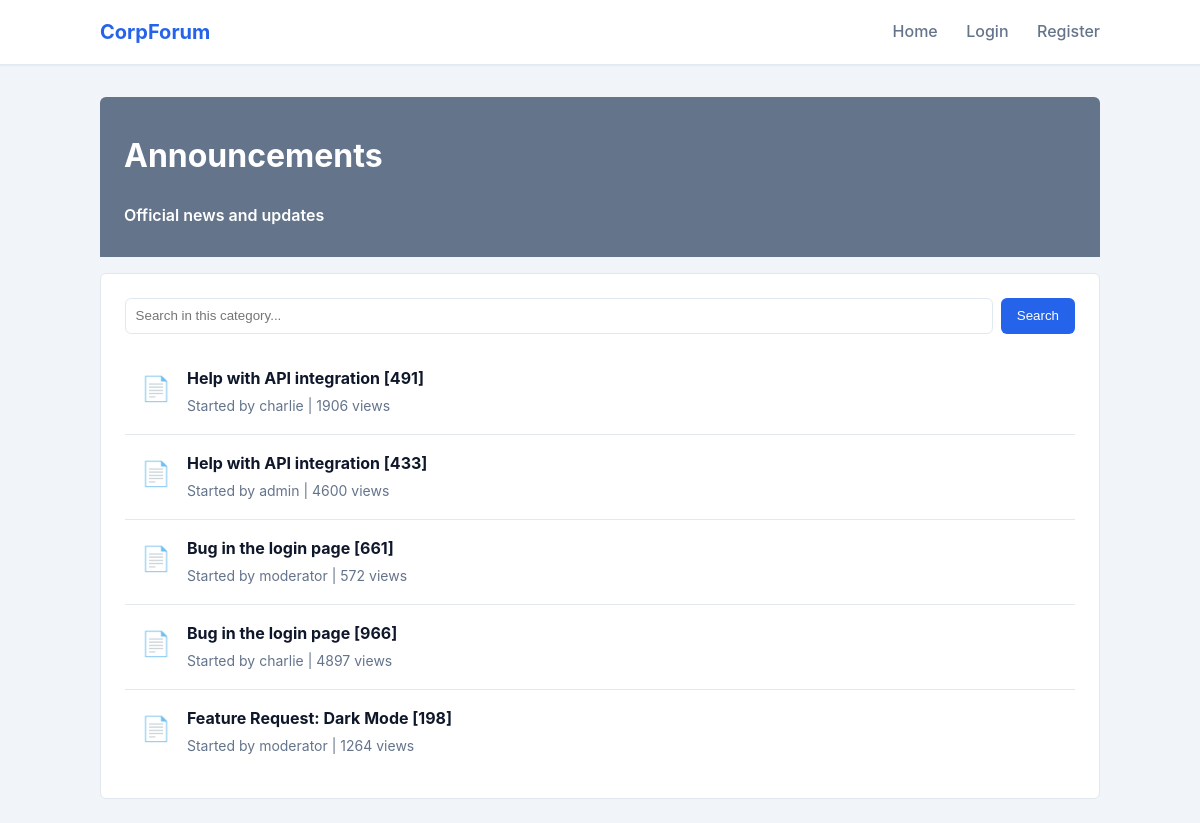
The app's page /category/announcements with its own data.
### tables this page shows
CREATE TABLE categories (
    id INTEGER PRIMARY KEY AUTOINCREMENT,
    name TEXT NOT NULL,
    description TEXT,
    slug TEXT NOT NULL UNIQUE
);

CREATE TABLE threads (
    id INTEGER PRIMARY KEY AUTOINCREMENT,
    category_id INTEGER,
    user_id INTEGER,
    title TEXT NOT NULL,
    views INTEGER DEFAULT 0,
    is_pinned BOOLEAN DEFAULT 0,
    created_at TIMESTAMP DEFAULT CURRENT_TIMESTAMP,
    FOREIGN KEY (category_id) REFERENCES categories(id),
    FOREIGN KEY (user_id) REFERENCES users(id)
);

CREATE TABLE users (
    id INTEGER PRIMARY KEY AUTOINCREMENT,
    username TEXT NOT NULL UNIQUE,
    password TEXT NOT NULL,
    email TEXT,
    role TEXT DEFAULT 'user',
    reputation INTEGER DEFAULT 0,
    avatar TEXT,
    joined_at TIMESTAMP DEFAULT CURRENT_TIMESTAMP
);

### app2/app.py (the view)
@app.route('/category/<slug>')
def category_view(slug):
    db = get_db()
    cur = db.cursor()
    cur.execute("SELECT * FROM categories WHERE slug = ?", (slug,))
    category = cur.fetchone()
    if not category:
        return "Category not found", 404
    search_query = request.args.get('search')
    sql = f"""
        SELECT t.*, u.username
        FROM threads t
        JOIN users u ON t.user_id = u.id
        WHERE t.category_id = {category['id']}
    """
    if search_query:
        sql += f" AND (t.title LIKE '%{search_query}%')"
    sql += " ORDER BY t.is_pinned DESC, t.created_at DESC"
    try:
        cur.execute(sql)
        threads = cur.fetchall()
    except Exception as e:
        return f"Database Error: {e}"
    return render_template('category.html', category=category, threads=threads)

### app2/app.py (called while the page is built)
def get_db():
    db = getattr(g, '_database', None)
    if db is None:
        db = g._database = sqlite3.connect(app.config['DATABASE'])
        db.row_factory = sqlite3.Row
    return db

@app.teardown_appcontext
def close_connection(exception):
    db = getattr(g, '_database', None)
    if db is not None:
        db.close()

@app.context_processor
def inject_user():
    user = None
    if 'user_id' in session:
        cur = get_db().cursor()
        cur.execute("SELECT * FROM users WHERE id = ?", (session['user_id'],))
        user = cur.fetchone()
    return dict(current_user=user)

### app2/templates/category.html (shortened to what this page needs)
{% extends "base.html" %}
{% block content %}
<div class="category-header">
    <h1>{{ category['name'] }}</h1>
    <p>{{ category['description'] }}</p>
</div>
<div class="card" style="margin-top: 1rem;">
    <form method="GET" class="input-group" style="display: flex; gap: 0.5rem;">
        <input type="text" name="search" placeholder="Search in this category..." class="input-control">
        <button type="submit" class="btn">Search</button>
    </form>
    {% for thread in threads %}
    <div class="thread-item">
        <div class="thread-icon">{{ '📌' if thread['is_pinned'] else '📄' }}</div>
        <div class="thread-content">
            <h4><a href="{{ url_for('thread_view', thread_id=thread['id']) }}">{{ thread['title'] | safe }}</a></h4>
            <div class="thread-meta">
                Started by {{ thread['username'] }} | {{ thread['views'] }} views
            </div>
        </div>
    </div>
    {% else %}
    <p style="padding: 1rem; color: #64748b;">No discussions found.</p>
    {% endfor %}
</div>
{% endblock %}

### app2/static/css/style.css (style rules this page uses)
:root { --primary: #2563eb; --primary-dark: #1d4ed8; --secondary: #64748b; --bg-body: #f1f5f9; --bg-card: #ffffff; --text-main: #0f172a; --text-muted: #64748b; --border: #e2e8f0; --radius: 6px; }
body { font-family: -apple-system, BlinkMacSystemFont, "Segoe UI", Roboto, Helvetica, Arial, sans-serif; background-color: var(--bg-body); color: var(--text-main); line-height: 1.6; margin: 0; }
.card { background: var(--bg-card); border: 1px solid var(--border); border-radius: var(--radius); padding: 1.5rem; margin-bottom: 1.5rem; }
.btn { display: inline-block; padding: 0.5rem 1rem; background-color: var(--primary); color: white; text-decoration: none; border-radius: var(--radius); border: none; cursor: pointer; font-weight: 500; }
.input-group { margin-bottom: 1rem; }
.input-control { width: 100%; padding: 0.6rem; border: 1px solid var(--border); border-radius: var(--radius); box-sizing: border-box; }
.category-header { background: var(--secondary); color: white; padding: 0.75rem 1.5rem; border-radius: var(--radius) var(--radius) 0 0; font-weight: 600; }
.thread-item { padding: 1rem; border-bottom: 1px solid var(--border); display: flex; gap: 1rem; }
.thread-item:last-child { border-bottom: none; }
.thread-icon { font-size: 1.5rem; color: var(--text-muted); padding-top: 0.25rem; }
.thread-content h4 { margin: 0 0 0.25rem 0; }
.thread-content h4 a { text-decoration: none; color: var(--text-main); }
.thread-meta { font-size: 0.875rem; color: var(--text-muted); }

### records on screen
categories: name "Announcements", description "Official news and updates"
threads: is_pinned "📄", title "Help with API integration [491]", username "charlie", views "1906"
threads: is_pinned "📄", title "Help with API integration [433]", username "admin", views "4600"
threads: is_pinned "📄", title "Bug in the login page [661]", username "moderator", views "572"
threads: is_pinned "📄", title "Bug in the login page [966]", username "charlie", views "4897"
threads: is_pinned "📄", title "Feature Request: Dark Mode [198]", username "moderator", views "1264"
